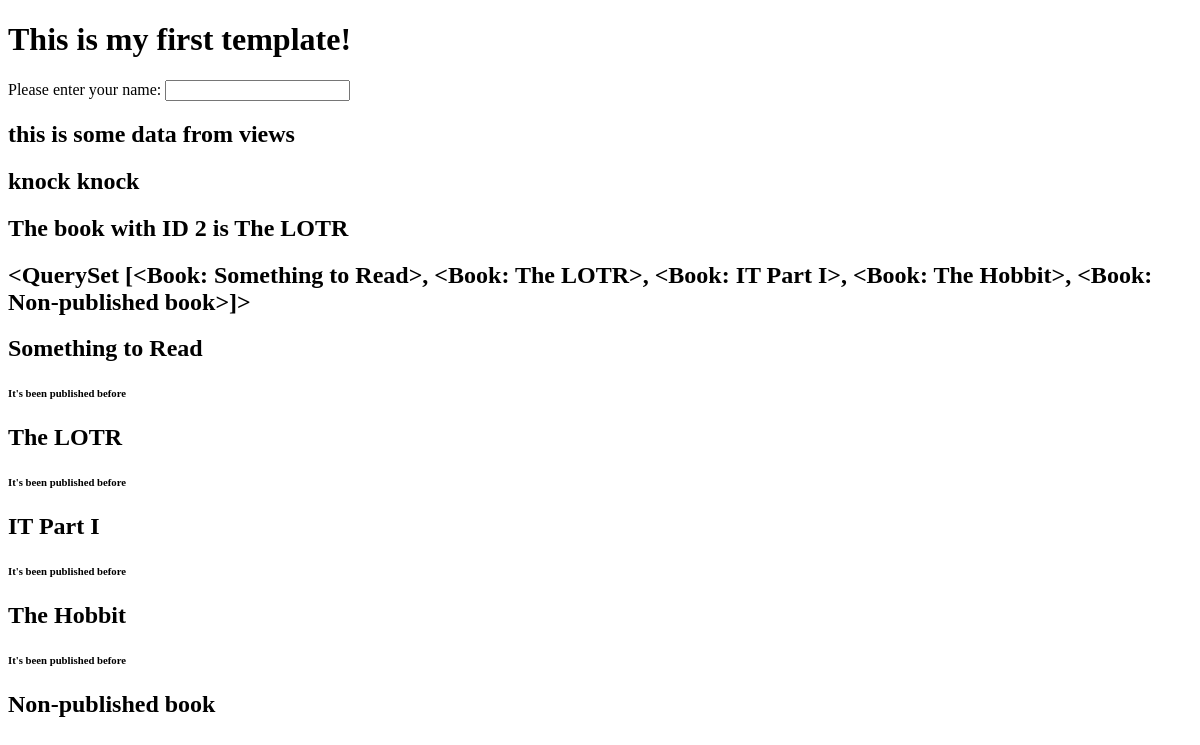
The page /demo/first on the database as committed earlier.
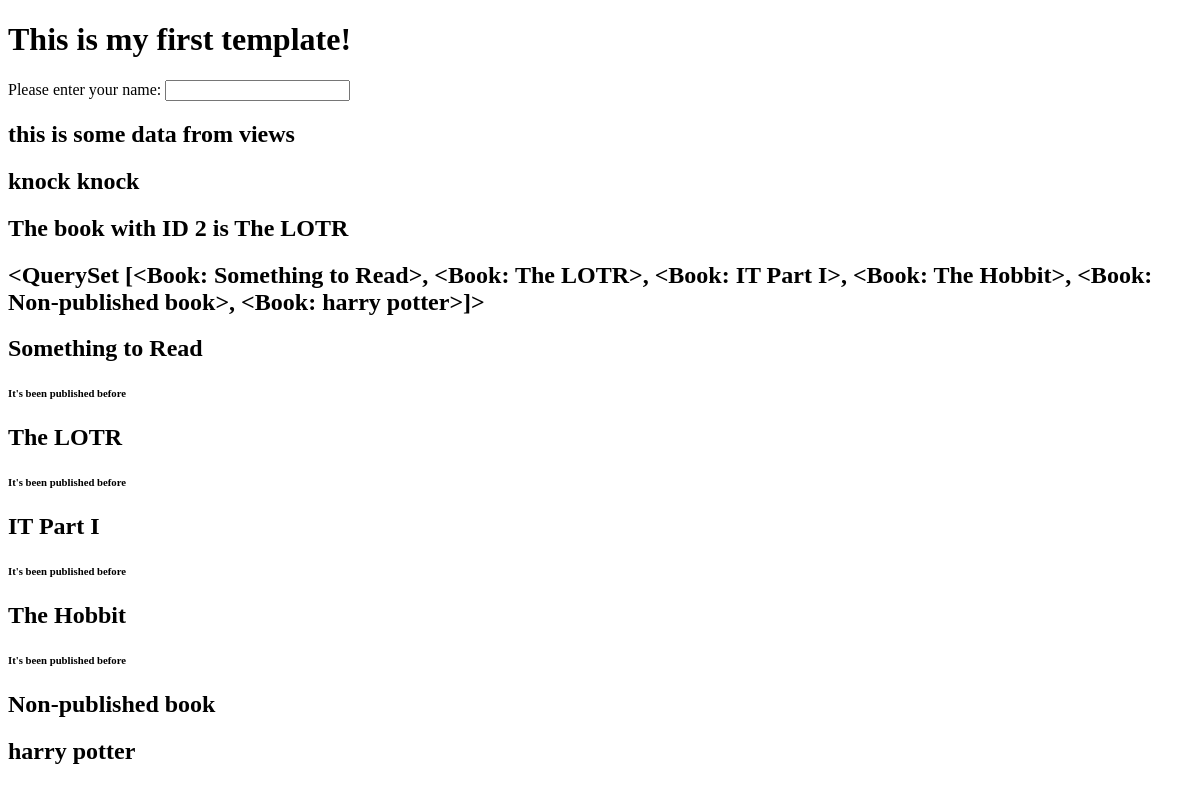
The same page on the database as committed later.
### demo/models.py (models this page shows)
class Book(models.Model):
    STATUS = (
        (0, 'Unknown'),
        (1, 'processed'),
        (2, 'paid')
    )
    GENRE = (
        ("AC", "Action"),
        ("FAN", "Fantasy"),
        ("NF", "Non-fiction"),
        ("FC", "Fiction")
    )
    FRIENDLY = (
        ("KF", "Kid-Friendly"),
        ("NKF", "Not-Kid-Friendly")
    )
    title = models.CharField(max_length=36, null=True, unique=True)
    genre = models.CharField(max_length=50, choices=GENRE)
    kid_friendly = models.CharField(
        blank=True, max_length=50, choices=FRIENDLY)
    status = models.IntegerField(choices=STATUS, null=True)
    description = models.TextField(max_length=500, blank=True)
    price = models.DecimalField(default=0, max_digits=15, decimal_places=2)
    published = models.DateField(blank=True, null=True)
    is_book_published = models.BooleanField(default=False)
    cover = models.ImageField(upload_to="covers/", blank=True)
    number = models.OneToOneField(
        BookNumber, null=True, blank=True, on_delete=models.CASCADE)
    def __str__(self):
        return self.title

### demo/views.py (the view)
# urls.py: path('first', views.first),
def first(request):
    return render(request, 'first_temp.html', {
        'data': 'this is some data from views',
        'joke': 'knock knock',
        'book': B.objects.get(id=2).title,
        'books': B.objects.all()
    })

### templates/first_temp.html (shortened to what this page needs)
<!DOCTYPE html>
<html lang="en">
<head>
</head>
<body>
    <h1>This is my first template!</h1>
    <label for="name">Please enter your name:</label>
    <input id="name" type="text">
    <h2>{{data}}</h2>
    <h2>{{joke}}</h2>
    <h2>The book with ID 2 is {{book}}</h2>
    <h2>{{books}}</h2>
    {% for book in books %}
        <h2>{{book.title}}</h2>
        {% if book.is_book_published %}
            <h6>It's been published before</h6>
        {% endif %}
    {% endfor %}
</body>
</html>

Rows that differ between the two databases and show on the page:
changed Book "Something to Read": title.title "<QuerySet [<Book: Something to Read>, <Book: The LOTR>, <Book: IT Part I>, <Book: The Hobbit>, <Book: Non-published book>]>" → "<QuerySet [<Book: Something to Read>, <Book: The LOTR>, <Book: IT Part I>, <Book: The Hobbit>, <Book: Non-published book>, <Book: harry potter>]>"
added Book: title "harry potter"
